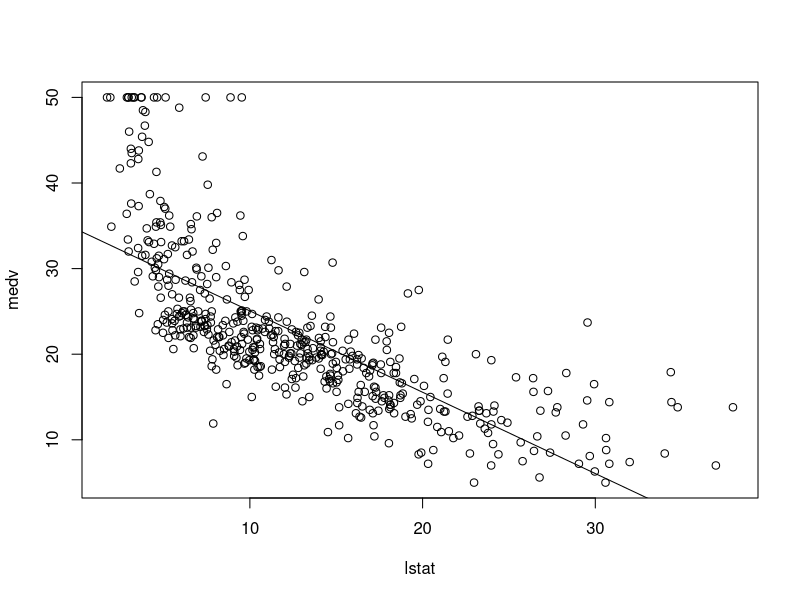
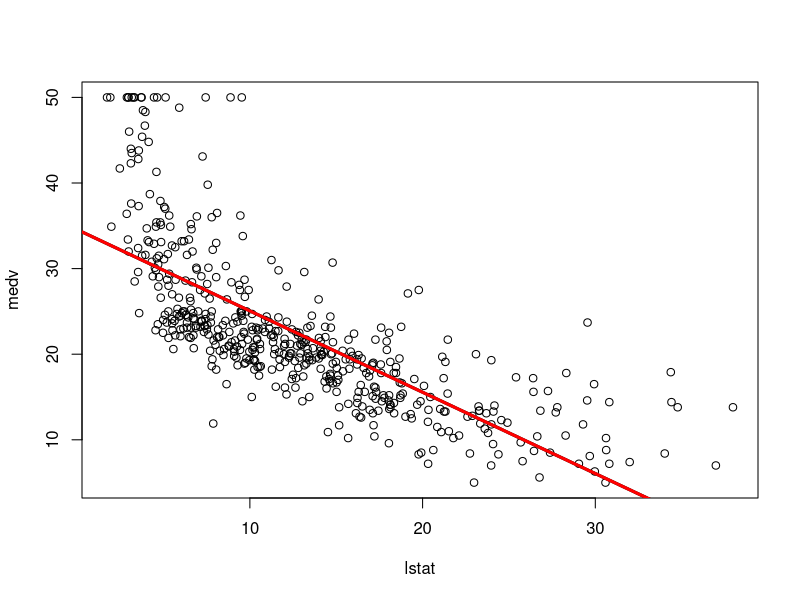
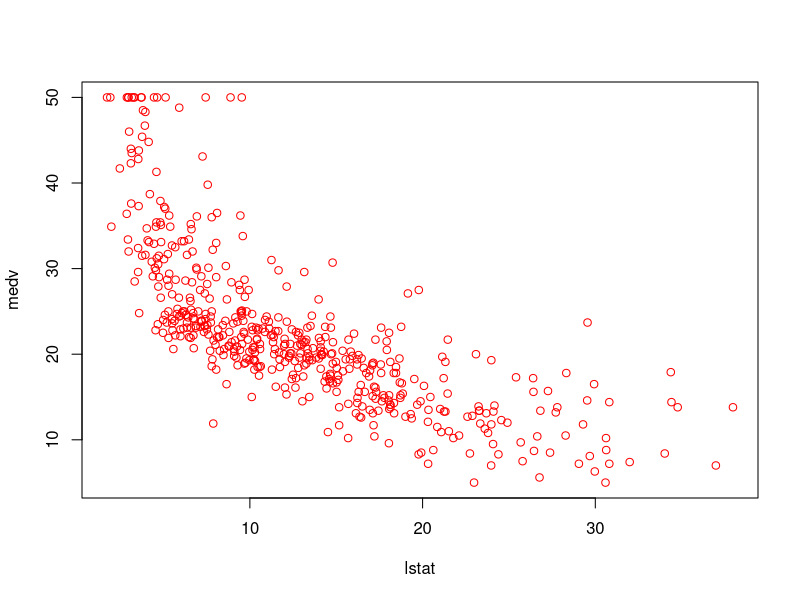
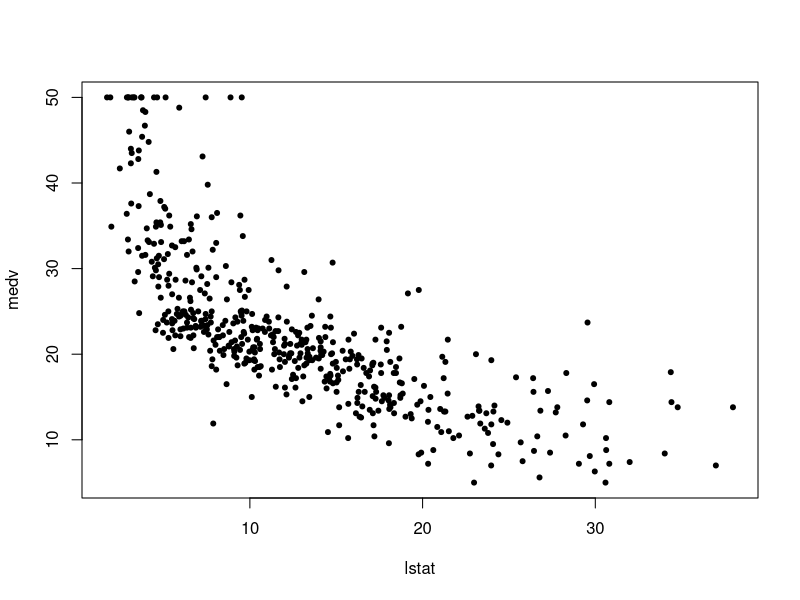
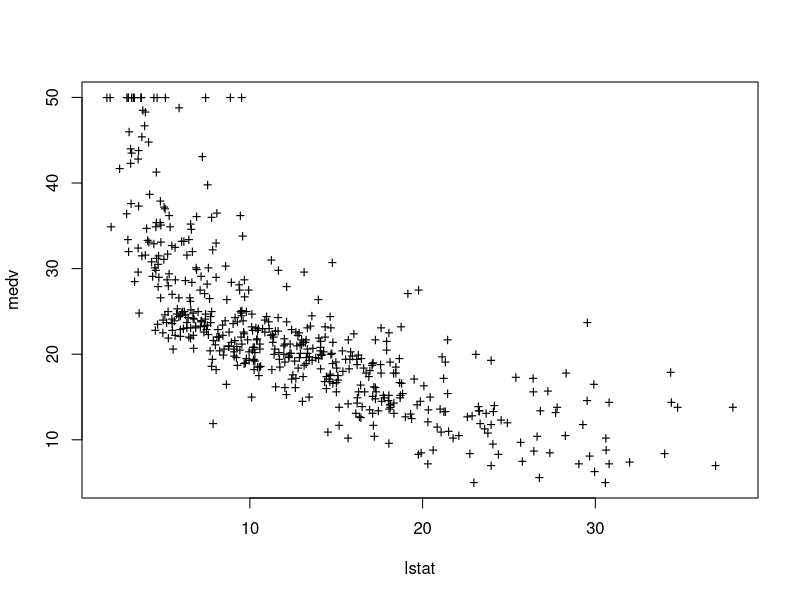
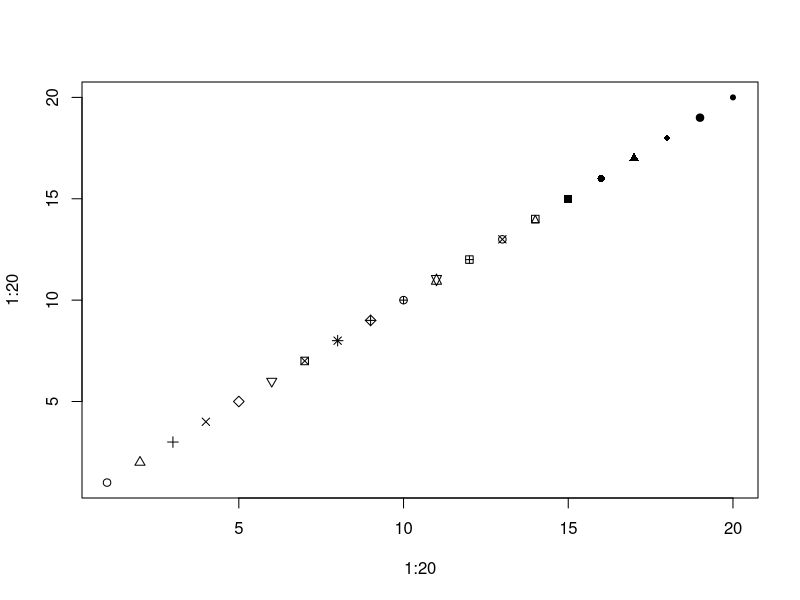
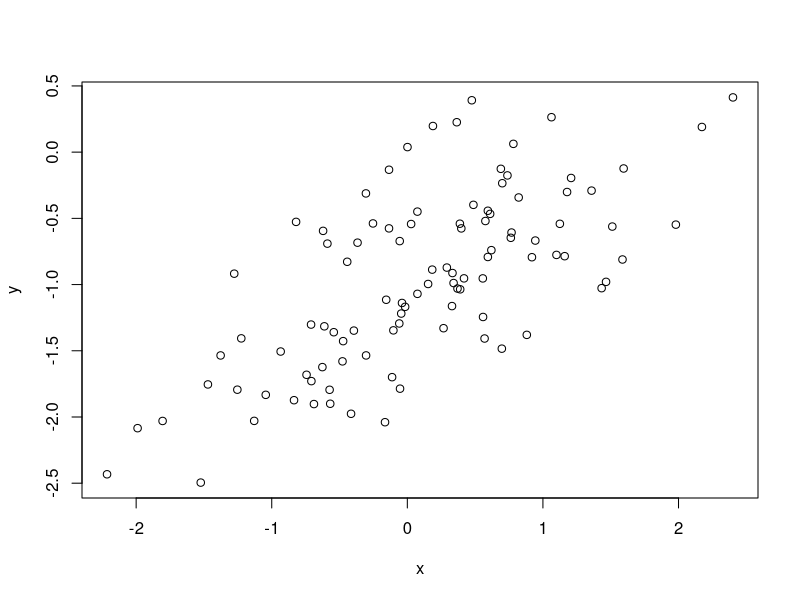
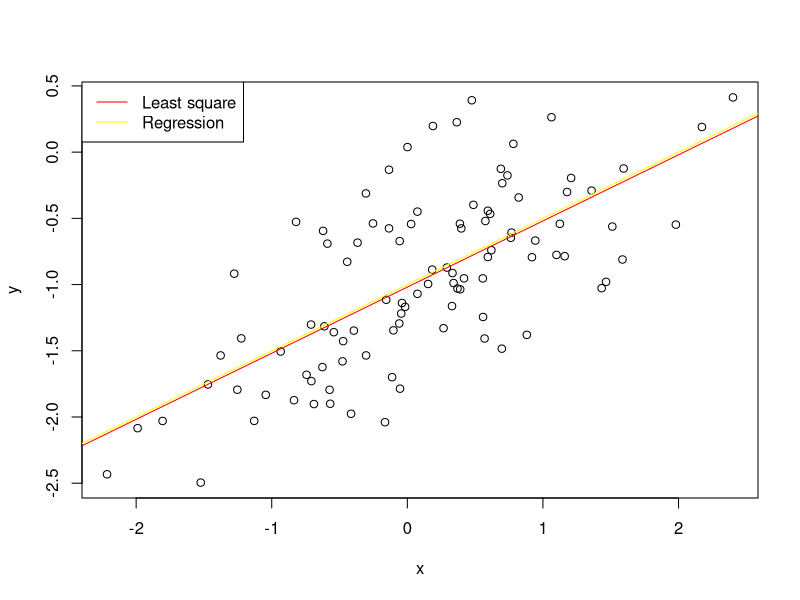

The R script that drew these images, in order:
## ---- chunk 1
data(Boston,package='MASS')

names(Boston)
## ---- chunk 2
attach(Boston)
lm.fit=lm(medv~lstat )
summary(lm.fit)
names(lm.fit)
confint(lm.fit)
## ---- chunk 3
predict(lm.fit,data.frame(lstat=(c(5,10,15))), interval="confidence")
predict(lm.fit,data.frame(lstat=(c(5,10,15))), interval ="prediction")
## ---- chunk 4
plot(lstat ,medv)
abline(lm.fit)
## ---- chunk 5
plot(lstat ,medv)
abline(lm.fit)
abline(lm.fit,lwd=3)
 abline(lm.fit,lwd=3,col="red") > plot(lstat,medv,col="red")
plot(lstat,medv,pch=20)
 plot(lstat,medv,pch="+")
plot(1:20,1:20,pch=1:20)
## ---- chunk 6
set.seed(1)
## ---- chunk 7
x=rnorm(100,0,1)
eps=rnorm(100,0,0.5)
## ---- chunk 8
y <- -1 + 0.5 * x + eps
length(y)
## ---- chunk 9
plot(x,y)
## ---- chunk 10
model1=lm(y~x)
summary(model1)
## ---- chunk 11
plot(x,y)
abline(model1,col='red')
abline(-1, 0.5, col = "yellow")
legend("topleft", c("Least square", "Regression"), col = c("red", "yellow"), lty = c(1, 1))
## ---- chunk 12
model2=lm(y~x+I(x^2))
summary(model2)
## ---- chunk 13
set.seed(1)
eps2 <- rnorm(100, sd = 0.125)
x2 <- rnorm(100)
y2 <- -1 + 0.5 * x2 + eps2
plot(x2, y2)
model3 <- lm(y2 ~ x2)
summary(model3)
abline(model3, col = "red")
abline(-1, 0.5, col = "yellow")
legend("topleft", c("Least square", "Regression"), col = c("red", "yellow"), lty = c(1, 1))
## ---- chunk 14
set.seed(1)
eps3 <- rnorm(100, sd = 0.8)
x3 <- rnorm(100)
y3 <- -1 + 0.5 * x3 + eps3
plot(x3, y3)
model4 <- lm(y3 ~ x3)
summary(model4)
abline(model4, col = "red")
abline(-1, 0.5, col = "yellow")
legend("topleft", c("Least square", "Regression"), col = c("red", "yellow"), lty = c(1, 1))
## ---- chunk 15
confint(model1)
confint(model3)
confint(model4)
